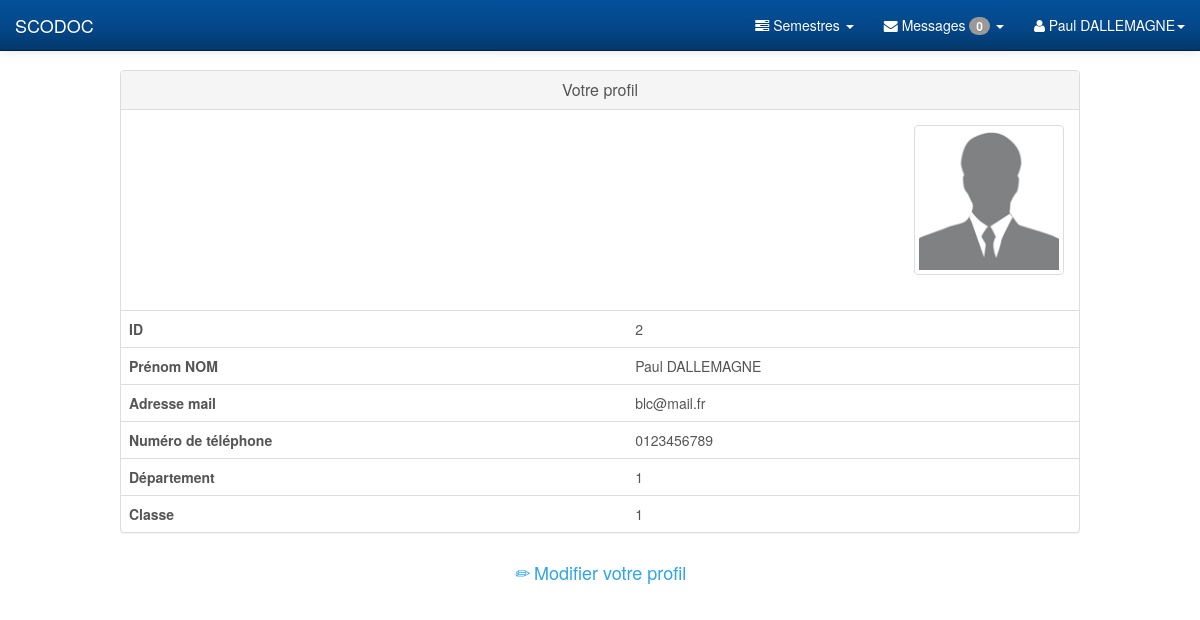
Page /profil.php (signed in) on the committed database.
### tables this page shows
CREATE TABLE IF NOT EXISTS `users` (
`id` int(11) NOT NULL,
  `name` varchar(25) NOT NULL,
  `login` varchar(20) NOT NULL,
  `phone` varchar(10) NOT NULL,
  `passwd` varchar(32) NOT NULL,
  `mail` varchar(55) NOT NULL,
  `dept_id` int(11) DEFAULT NULL,
  `group_id` int(11) DEFAULT NULL,
  `rank` int(1) NOT NULL DEFAULT '0'
);

### get_profil.php (called while the page is built)
<?php
	function get_profil_element($user_id, $element)
	{
		include("pdo.php");
		$req=$pdo->prepare('SELECT * FROM users WHERE id= ?');
		$req->execute(array($user_id));
		$data=$req->fetch();
		$retour=$data[$element];
		return $retour;
	}
?>

### profil.php (the view, shortened to what this page needs)
<!DOCTYPE html>
<html lang="en">
<head>
    <link rel="stylesheet" type="text/css" href="bootstrap/css/bootstrap.min.css" />
    <link rel="stylesheet" type="text/css" href="font-awesome/css/font-awesome.min.css" />
    <link rel="stylesheet" type="text/css" href="css/local.css" />
	<link rel="stylesheet" type="text/css" href="css/utilisateur.css" />
</head>
<body>
    <div id="wrapper">
        <?php include("nav.php"); include("get_profil.php");?>
		<div class="row center-block" style="width:80%;">
            <div>
				<div class="panel panel-default">
				  <div class="panel-heading text-center"><h1 class="panel-title">Votre profil</h1></div>
				  <div class="panel-body"><img class="thumbnail img-responsive" alt="Bootstrap template" src="images/photo.jpg" /></div>
				  <table class="table">
					  <tr><th>ID</th><td><?php echo (get_profil_element($_SESSION["id"], "id"))?></td></tr>
					  <tr><th>Prénom NOM</th><td><?php echo (get_profil_element($_SESSION["id"], "name"))?></td></tr>
					  <tr><th>Adresse mail</th><td><?php echo (get_profil_element($_SESSION["id"], "mail"))?></td></tr>
					  <tr><th>Numéro de téléphone</th><td><?php echo (get_profil_element($_SESSION["id"], "phone"))?></td></tr>
					  <tr><th>Département</th><td><?php echo (get_profil_element($_SESSION["id"], "dept_id"))?></td></tr>
					  <tr><th>Classe</th><td><?php echo (get_profil_element($_SESSION["id"], "group_id"))?></td></tr>
				   </table>
				</div>
			</div>
		</div>
		<div class="row center-block">
			<div class="text-center">
				<?php
				echo ("<form method=\"post\" action=\"modify_user.php\">
					<input type=\"hidden\" name=\"id\" value=".$_SESSION["id"].">
					<a href=\"javascript:;\" onclick=\"parentNode.submit();\"><h4><i class=\"glyphicon-pencil\"></i> Modifier votre profil</h4></a>
				</form>")?>
			</div>
		</div>
</body>
</html>

### css/local.css (style rules this page uses)
#wrapper { padding-left: 0; }
body { font-family: "Helvetica Neue", Helvetica, Arial, sans-serif; font-size: 14px; line-height: 1.42857143; color: #555555; background-color: #ffffff; }
.panel { margin-bottom: 20px; background-color: #ffffff; border: 1px solid transparent; border-radius: 4px; -webkit-box-shadow: 0 1px 1px rgba(0, 0, 0, 0.05); box-shadow: 0 1px 1px rgba(0, 0, 0, 0.05); }
.panel-body { padding: 15px; }
.panel-heading { padding: 10px 15px; border-bottom: 1px solid transparent; border-top-right-radius: 3px; border-top-left-radius: 3px; }
.panel-default { border-color: #dddddd; }
.panel-default > .panel-heading { color: #555555; background-color: #f5f5f5; border-color: #dddddd; }
.clearfix:before, .clearfix:after, .container:before, .container:after, .container-fluid:before, .container-fluid:after, .row:before, .row:after, .form-horizontal .form-group:before, .form-horizontal .form-group:after, .btn-toolbar:before, .btn-toolbar:after, .btn-group-vertical > .btn-group:before, .btn-group-vertical > .btn-group:after, .nav:before, .nav:after, .navbar:before, .navbar:after, .navbar-header:before, .navbar-header:after, .navbar-collapse:before, .navbar-collapse:after, .pager:before, .pager:after, .panel-body:before, .panel-body:after, .modal-footer:before, .modal-footer:after { content: " "; display: table; }
.clearfix:after, .container:after, .container-fluid:after, .row:after, .form-horizontal .form-group:after, .btn-toolbar:after, .btn-group-vertical > .btn-group:after, .nav:after, .navbar:after, .navbar-header:after, .navbar-collapse:after, .pager:after, .panel-body:after, .modal-footer:after { clear: both; }
.center-block { display: block; margin-left: auto; margin-right: auto; }
a { color: #2fa4e7; text-decoration: none; }
@media (min-width:768px) { #wrapper { padding-left: 225px; } }

### css/utilisateur.css (style rules this page uses)
img { width: 150px; height: 150px; margin-left: auto; }

### rows in the picture
users: id "2", get_profil_element($_SESSION["id"], "name") "Paul DALLEMAGNE", mail "blc@mail.fr", phone "0123456789", dept "1", group "1"

### other values in the picture
get_nb_messages($_SESSION["id"]) "0"
$_SESSION["name"] "Paul DALLEMAGNE"
